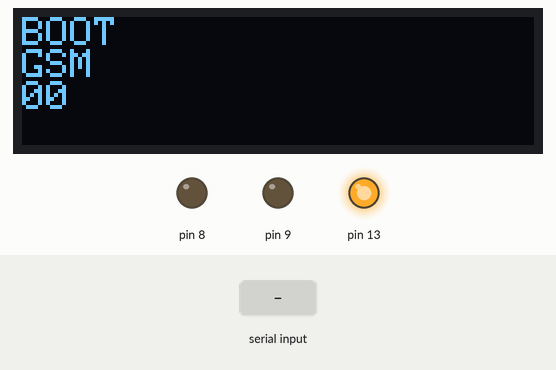
Recording of a sketch running on a simulated Arduino Uno, built with avr-gcc and run on an emulated ATmega328P. On the bench: 128×32 one-colour display, output pins drawn as LEDs (lit = HIGH). The test bench sets the inputs (shaded band). What the sketch prints to the serial monitor is not drawn.

Above: at 2.1 s.
At 5.6 s:
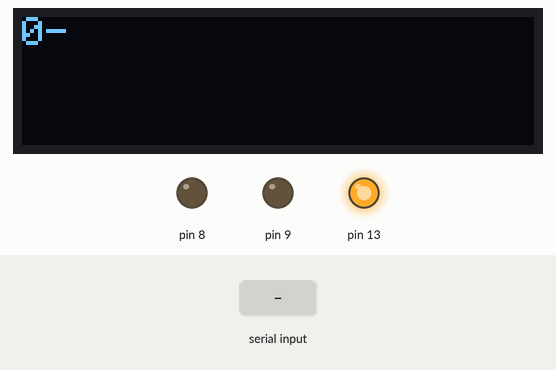
5.7 s: "CONNECT\n" received over Serial
At 7.2 s:
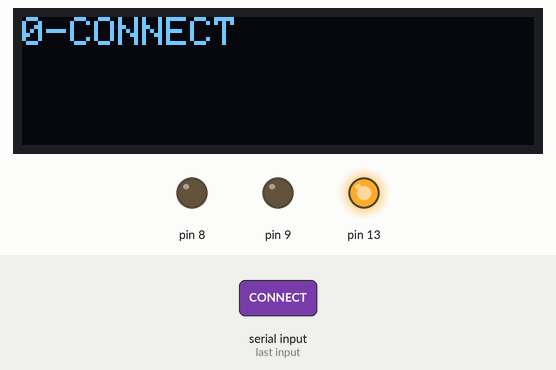
8.7 s: "+CME ERRO\n" received over Serial
At 10.6 s:
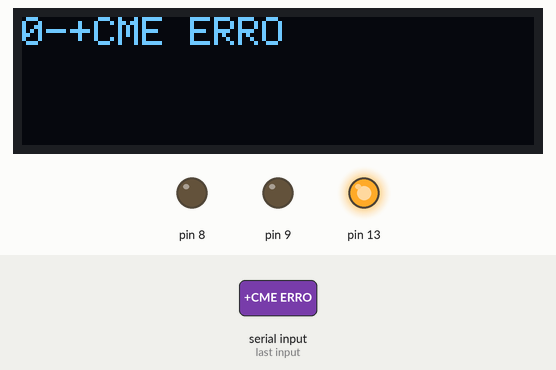
11.7 s: "CLOSED\n" received over Serial
At 13.6 s:
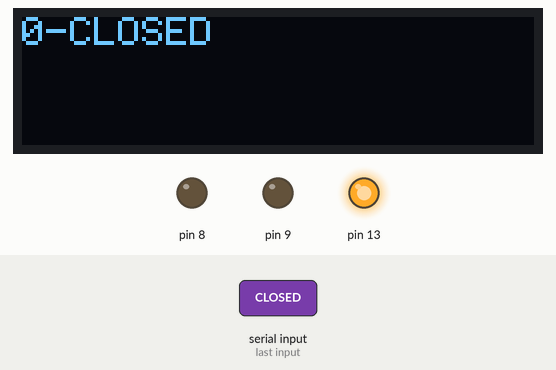
Timing chart, 0 to 15.1 s (numbered marks = the images above; inputs shaded):
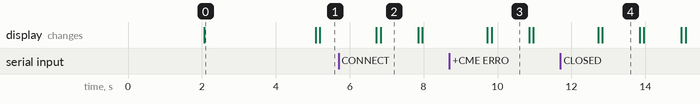

Measured:
- what the display in image 0 shows lasts 3.0 s, from 2.1 s to 5.1 s
- what the display in image 2 shows lasts 1.0 s, from 6.8 s to 7.8 s

The sketch:

sketch_apr10a.ino
```cpp
#define RX 2
#define TX 7
#define gas_value A0
#define OLED_RESET     4
#define SCREEN_WIDTH 128
#define SCREEN_HEIGHT 32
#define LOGO_HEIGHT   128
#define LOGO_WIDTH    64
#define HEATTIME 5000
bool debug = true;

#include <Adafruit_SSD1306.h>
void(* reset) (void) = 0;
Adafruit_SSD1306 display(SCREEN_WIDTH, SCREEN_HEIGHT, &Wire, OLED_RESET);

int stat = 0;
double heatTime = 0;
const unsigned char PROGMEM logo_bmp [] = {
  0x00, 0x00, 0x00, 0x00, 0x00, 0x00, 0x00, 0x00, 0x00, 0x00, 0x00, 0x00, 0x00, 0x00, 0x00, 0x00,
  0x00, 0x18, 0x00, 0x00, 0x00, 0x00, 0x00, 0x00, 0x00, 0x00, 0x00, 0x00, 0x00, 0x00, 0x00, 0x00,
  0x00, 0x1c, 0x00, 0x00, 0x00, 0x00, 0x00, 0x00, 0x00, 0x00, 0x00, 0x00, 0x00, 0x00, 0x00, 0x00,
  0x00, 0x1f, 0x00, 0x00, 0x00, 0x00, 0x00, 0x00, 0x00, 0x00, 0x00, 0x00, 0x00, 0x00, 0x00, 0x00,
  0x00, 0x3f, 0x80, 0x00, 0x00, 0x00, 0x00, 0x00, 0x00, 0x00, 0x00, 0x00, 0x00, 0x00, 0x00, 0x00,
  0x00, 0x3f, 0xc0, 0x00, 0x00, 0x00, 0x00, 0x00, 0x00, 0x00, 0x00, 0x00, 0x00, 0x00, 0x00, 0x00,
  0x00, 0x7f, 0xc0, 0x00, 0x00, 0x00, 0x00, 0x00, 0x00, 0x00, 0x00, 0x00, 0x00, 0x00, 0x00, 0x00,
  0x00, 0x7f, 0xe0, 0x00, 0x00, 0x00, 0x00, 0x00, 0x00, 0x00, 0x00, 0x00, 0x00, 0x00, 0x00, 0x00,
  0x00, 0xff, 0xe0, 0x00, 0x00, 0x00, 0x00, 0x00, 0x00, 0x00, 0x00, 0x00, 0x00, 0x00, 0x00, 0x00,
  0x01, 0xff, 0xe0, 0x00, 0x00, 0x00, 0x00, 0x00, 0x00, 0x00, 0x00, 0x00, 0x00, 0x00, 0x00, 0x00,
  0x03, 0xff, 0xf0, 0x00, 0x00, 0x00, 0x00, 0x00, 0x00, 0x00, 0x00, 0x00, 0x00, 0x00, 0x00, 0x00,
  0x0f, 0xff, 0xf0, 0x00, 0x00, 0x00, 0x00, 0x00, 0x00, 0x00, 0x00, 0x00, 0x00, 0x00, 0x00, 0x00,
  0x1f, 0xf3, 0xe0, 0x00, 0x00, 0x00, 0x00, 0x00, 0x00, 0x00, 0x00, 0x00, 0x00, 0x00, 0x00, 0x00,
  0x1f, 0xf3, 0xe0, 0x00, 0x00, 0x00, 0x00, 0x00, 0x00, 0x00, 0x00, 0x00, 0x00, 0x00, 0x00, 0x00,
  0x3f, 0xe3, 0xe0, 0x00, 0x00, 0x00, 0x00, 0x00, 0x00, 0x00, 0x00, 0x00, 0x00, 0x00, 0x00, 0x00,
  0x7f, 0xe1, 0xc0, 0x00, 0x00, 0x00, 0x00, 0x00, 0x00, 0x00, 0x00, 0x00, 0x00, 0x00, 0x00, 0x00,
  0x7f, 0x89, 0xc0, 0x00, 0x00, 0x00, 0x00, 0x00, 0x00, 0x00, 0x00, 0x00, 0x00, 0x00, 0x00, 0x00,
  0x7f, 0x19, 0x80, 0x00, 0x00, 0x00, 0x00, 0x00, 0x00, 0x00, 0x00, 0x00, 0x00, 0x00, 0x00, 0x00,
  0xfe, 0x33, 0x80, 0x00, 0x00, 0x00, 0x00, 0x00, 0x00, 0x00, 0x00, 0x00, 0x00, 0x00, 0x00, 0x00,
  0xfc, 0x73, 0x00, 0x00, 0x00, 0x00, 0x00, 0x00, 0x00, 0x00, 0x00, 0x00, 0x00, 0x00, 0x00, 0x00,
  0xfc, 0xe6, 0x00, 0x00, 0x00, 0x00, 0x00, 0x00, 0x00, 0x00, 0x00, 0x00, 0x00, 0x00, 0x00, 0x00,
  0x79, 0xcc, 0x00, 0x00, 0x00, 0x00, 0x00, 0x00, 0x00, 0x00, 0x00, 0x00, 0x00, 0x00, 0x00, 0x00,
  0x79, 0xc8, 0x00, 0x00, 0x00, 0x00, 0x00, 0x00, 0x00, 0x00, 0x00, 0x00, 0x00, 0x00, 0x00, 0x00,
  0x79, 0x90, 0x00, 0x00, 0x00, 0x00, 0x00, 0x00, 0x00, 0x00, 0x00, 0x00, 0x00, 0x00, 0x00, 0x00,
  0x39, 0x90, 0x00, 0x00, 0x00, 0x00, 0x00, 0x00, 0x00, 0x00, 0x00, 0x00, 0x00, 0x00, 0x00, 0x00,
  0x39, 0x20, 0x00, 0x00, 0x00, 0x00, 0x00, 0x00, 0x00, 0x00, 0x00, 0x00, 0x00, 0x00, 0x00, 0x00,
  0x19, 0x20, 0x00, 0x00, 0x00, 0x00, 0x00, 0x00, 0x00, 0x00, 0x00, 0x00, 0x00, 0x00, 0x00, 0x00,
  0x0d, 0x20, 0x00, 0x00, 0x00, 0x00, 0x00, 0x00, 0x00, 0x00, 0x00, 0x00, 0x00, 0x00, 0x00, 0x00,
  0x04, 0x80, 0x00, 0x00, 0x00, 0x00, 0x00, 0x00, 0x00, 0x00, 0x00, 0x00, 0x00, 0x00, 0x00, 0x00,
  0x02, 0x00, 0x00, 0x00, 0x00, 0x00, 0x00, 0x00, 0x00, 0x00, 0x00, 0x00, 0x00, 0x00, 0x00, 0x00,
  0x00, 0x00, 0x00, 0x00, 0x00, 0x00, 0x00, 0x00, 0x00, 0x00, 0x00, 0x00, 0x00, 0x00, 0x00, 0x00,
  0x00, 0x00, 0x00, 0x00, 0x00, 0x00, 0x00, 0x00, 0x00, 0x00, 0x00, 0x00, 0x00, 0x00, 0x00, 0x00
};

void printDisplay(String str){
  display.clearDisplay();
  display.setTextSize(1);
  display.setCursor(0, 0);
  display.print((String)str +"\n" +stat);
  display.print(stat);
  display.display();
}
void setup() {
  pinMode(8, OUTPUT);
  pinMode(9, OUTPUT);
  pinMode(gas_value, INPUT);
  pinMode(13, OUTPUT);
  heatTime = millis();
  if (!display.begin(SSD1306_SWITCHCAPVCC, 0x3C)) {
    for (;;);
  }
  display.clearDisplay();
  display.drawBitmap(
    (display.width()  - 128 ) / 2,
    (display.height() - 32) / 2,
    logo_bmp, 128, 32, 1);
  display.setTextSize(1, 2);
  display.setTextColor(SSD1306_WHITE);
  display.setCursor(33, 0);
  display.print("VITEBSK");
  display.setCursor(33, 16);
  display.print("    OBL");
  display.setTextSize(2, 4);
  display.setCursor(78, 1);
  display.print("GAS");
  display.display();
  delay(2000);
  printDisplay("BOOT\nGSM");
  digitalWrite(13,HIGH);
  digitalWrite(8,LOW);
  digitalWrite(9,LOW);
  delay(2000);
  digitalWrite(11,HIGH);
  Serial.begin(115200);
  Serial.println("AT+IPR=9600");
  Serial.begin(9600);

}
String STAT[] = {"Not registed", "Prepare to connection", "Connection to server", "Create TCP connection", "Prepare to send mesg", "Send message", "Close connection"};
double beginConnection = 0;
double statPause = 0;
String gsmM = "";

void loop() {
  gsmM = Serial.readString();
  gsmM.replace("\r\n\r\n", "\r\n");

  if(stat == 0){
    Serial.println("AT+CREG?");
  }

  if(stat == 1){
    Serial.println("AT+CIPSTATUS?");
    stat = 2;
    statPause = millis();
  }

  if(stat == 2){
    if(millis()-statPause>5000){
      stat = 1;
    }
  }

  if(stat == 3){
    Serial.println("AT+CIPSTART=TCP,192.168.101.209,1020");
    stat = 4;
    statPause = millis();
  }

  if(stat == 4){
    delay(1000);
    Serial.println("AT+CIPSTATUS?");
    stat = 5;
    statPause = millis();
  }

  if(stat == 5){
    if(millis()-statPause>2000){
      stat = 4;
    }
  }

  if(stat == 6){
    int value = analogRead(A0);
    int lenght = 2;//длина числа измеренного
    if(value>99){
      lenght++;
    }
    String msg = ",GSM=NULL;IMEI=460001033113523;GAS=";
    lenght += msg.length() - 1;//длина сообщения - 1(запятая)
    Serial.print("AT+CIPSEND=");
    Serial.print(lenght);
    Serial.print(msg);
    Serial.println(value);
    display.clearDisplay();
    display.setTextSize(1);
    display.setCursor(0, 0);
    display.print((String)stat+ "- send\n");
    display.display();
    delay(5000);
    Serial.println("AT+CIPSTATUS?");
  }

  if(gsmM.indexOf("CONNECT")>0){
    stat = 6;
  }

  if(gsmM.indexOf("+CIPSTATUS:0,IP INITIAL")>0){
    stat = 3;
  }

  if(gsmM.indexOf("+CME ERRO")>0){
    stat = 0;
  }

  if(gsmM.indexOf("+CREG: 1,1\r\n")>0){
    stat = 1;
  }

  if(gsmM.indexOf("CLOSED")>0){
    stat = 1;
  }
  display.clearDisplay();
  display.display();
  delay(100);
  display.setTextSize(1);
  display.setCursor(0, 0);
  display.print((String)stat+ "-" +gsmM);
  display.display();
}
```
